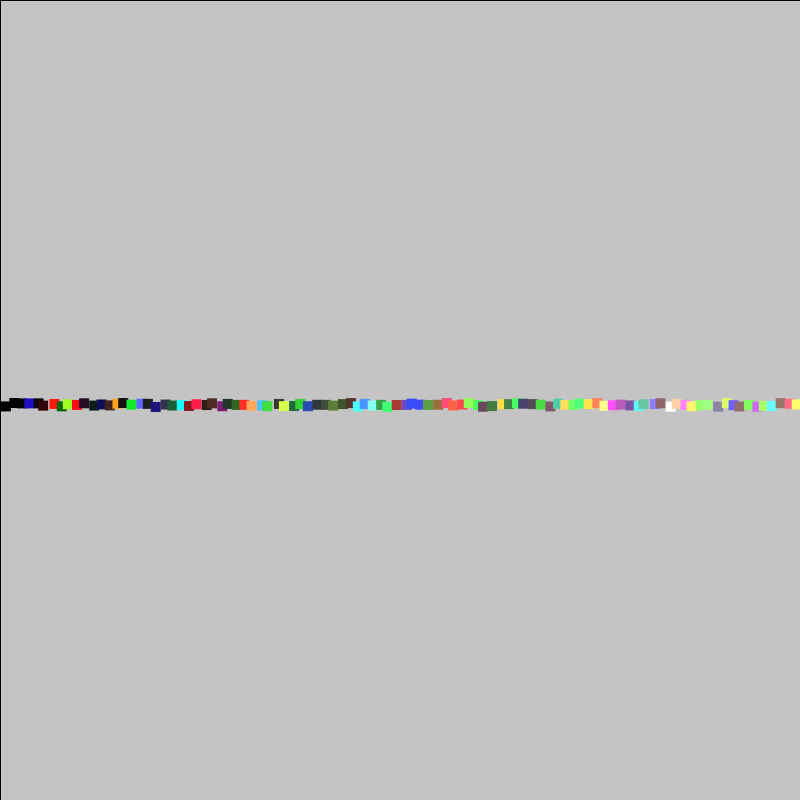
Frame 1 (no input)
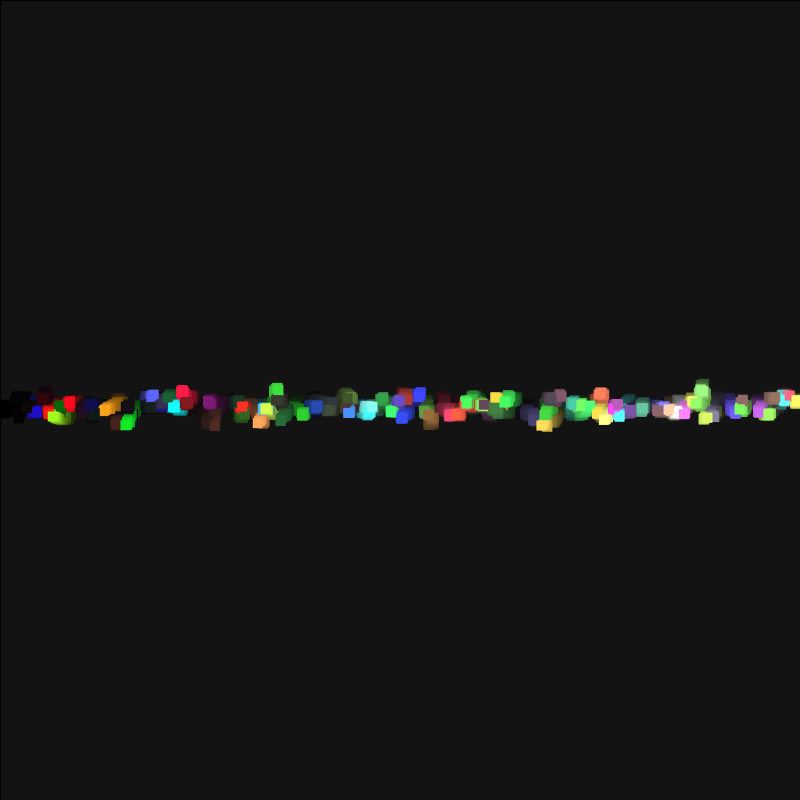
Frame 60 (the mouse pressed at the canvas centre just before this capture)
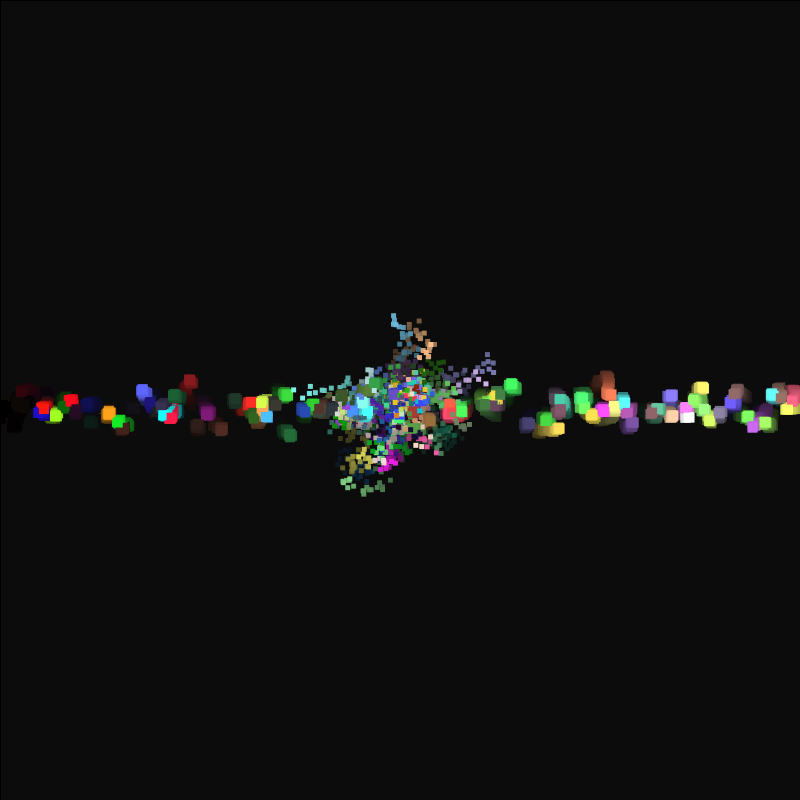
Frame 120 (the mouse held since frame 60 and released just before this capture)

The Processing sketch that drew these frames (run headless with seeded random() and noise(); from frame 60 on, the mouse is pressed at the canvas centre):

// Processing sketch: processing_133885
// ── processing_133885.pde


Hair[] myHairs;
Nose[] myNose;
color newColor;
int count =0;

void setup() {
  size(800, 800);
  myHairs = new Hair[ 100 ];
  myNose = new Nose[ 1000];

  for ( int i=0; i<myHairs.length; i=i+1) {
    float newX = map(i, 0, myHairs.length, 0, width);
    float newRed = map(i, 0, random(255), 0, 255);
    float newGreen = map(i, 0, random(255), 0, 255);
    float newBlue = map(i, 0, random(255), 0, 255);
    newColor = color( newRed, newGreen, newBlue);
    myHairs[ i ] = new Hair( newX, newColor);
  }
}

void draw() {
  fill( 0, 10);
  rect( 0, 0, width, height);

  for ( int i=0; i<myHairs.length; i=i+1) {
    myHairs[i].update();
    myHairs[i].display();
  }

  if (mousePressed == true) {
    float newX = mouseX;
    float newY = mouseY;
    if ( count<myNose.length) {
      float newRed = random(255);
      float newGreen = random(255);
      float newBlue = random(255);
      newColor = color( newRed, newGreen, newBlue);
      myNose[count] = new Nose( newX, newY, newColor);
    }
    count++;
  }
  for ( int i=0; i<count; i=i+1) {
    myNose[i].update();
    myNose[i].display();
  }
}

class Hair {
  float x;
  float y;
  color fillColor;

  Hair( float theX, color theColor) {
    x = theX;
    y = height * 0.5;
    fillColor = theColor;
  }

  void update() {
    x = x + random(-2, 2);
    y = y + random(-2, 2);
  }

  void display() {
    noStroke();
    fill(fillColor);
    rect( x, y, 10, 10);
  }
}
class Nose {
  float x;
  float y;
  color fillColor;
  Nose( float theX, float theY, color theColor) {
    x = theX;
    y = theY;
    fillColor = theColor;
  }
  void update() {
    x = x + random(-10, 10);
    y = y + random(-10, 10);
  }
  void display() {
    noStroke();
    fill(fillColor);
    rect( x, y, 5, 5);
  }
}
